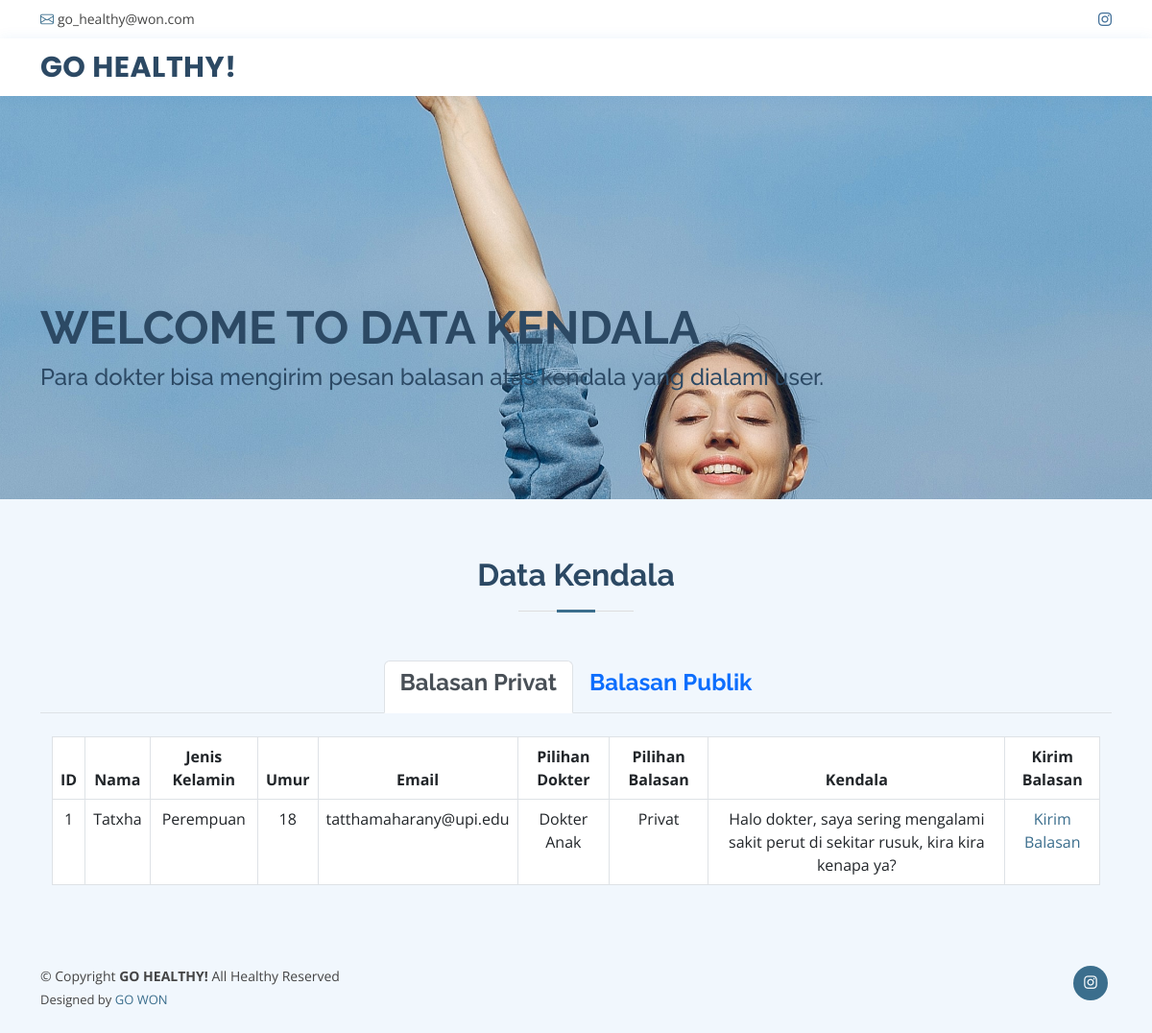
Page /go-healthy/data_kendala.php (signed in) on the committed database.
### tables this page shows
CREATE TABLE `t_kendala` (
  `id_kendala` int(11) NOT NULL AUTO_INCREMENT,
  `nama_user` varchar(50) NOT NULL,
  `id_jenis_kelamin_user` int(11) NOT NULL,
  `umur_user` int(11) NOT NULL,
  `email_user` varchar(50) NOT NULL,
  `id_pilih_dokter` int(11) NOT NULL,
  `pilihanbalasan` int(11) NOT NULL,
  `kendala_user` varchar(255) NOT NULL,
  PRIMARY KEY (`id_kendala`),
  KEY `t_user` (`id_jenis_kelamin_user`),
  KEY `pilih_dokter` (`id_pilih_dokter`),
  KEY `balasan` (`pilihanbalasan`),
  CONSTRAINT `balasan` FOREIGN KEY (`pilihanbalasan`) REFERENCES `t_jenis_kendala` (`id_pilihanbalasan`),
  CONSTRAINT `pilih_dokter` FOREIGN KEY (`id_pilih_dokter`) REFERENCES `t_jenis_spesialisasi_dokter` (`id_jenis_spesialisasi_dokter`),
  CONSTRAINT `t_user` FOREIGN KEY (`id_jenis_kelamin_user`) REFERENCES `t_jenis_kelamin` (`id_kelamin`)
);

CREATE TABLE `t_jenis_kelamin` (
  `id_kelamin` int(11) NOT NULL AUTO_INCREMENT,
  `kelamin` varchar(20) NOT NULL,
  PRIMARY KEY (`id_kelamin`)
);

CREATE TABLE `t_jenis_spesialisasi_dokter` (
  `id_jenis_spesialisasi_dokter` int(11) NOT NULL AUTO_INCREMENT,
  `nama_spesialisasi` varchar(50) NOT NULL,
  PRIMARY KEY (`id_jenis_spesialisasi_dokter`)
);

CREATE TABLE `t_jenis_kendala` (
  `id_pilihanbalasan` int(11) NOT NULL AUTO_INCREMENT,
  `jenis` varchar(20) NOT NULL,
  PRIMARY KEY (`id_pilihanbalasan`)
);

### go-healthy/function.php (called while the page is built, shortened)
<?php
    include('config.php');
    function read_kendala_privat()
    {
        global $conn;
        $query = "select `t_kendala`.`id_kendala` AS `id_kendala`,`t_kendala`.`nama_user` AS `nama_user`,`t_jenis_kelamin`.`kelamin` AS `kelamin`,`t_kendala`.`umur_user` AS `umur_user`,`t_kendala`.`email_user` AS `email_user`,`t_jenis_spesialisasi_dokter`.`nama_spesialisasi` AS `nama_spesialisasi`,`t_jenis_kendala`.`jenis` AS `jenis`,`t_kendala`.`kendala_user` AS `kendala_user` from (((`t_kendala` join `t_jenis_kelamin` on(`t_jenis_kelamin`.`id_kelamin` = `t_kendala`.`id_jenis_kelamin_user`)) join `t_jenis_spesialisasi_dokter` on(`t_jenis_spesialisasi_dokter`.`id_jenis_spesialisasi_dokter` = `t_kendala`.`id_pilih_dokter`)) join `t_jenis_kendala` on(`t_jenis_kendala`.`id_pilihanbalasan` = `t_kendala`.`pilihanbalasan`)) where `t_jenis_kendala`.`jenis` = 'Privat'";
        $eksekusi = mysqli_query($conn, $query);
        return $eksekusi;
    }
?>

### go-healthy/data_kendala.php (the view, shortened to what this page needs)
<?php
    include('function.php');
    $list_kendala_privat = read_kendala_privat();
    if (isset($_SESSION['admin_logged_in']) || isset($_SESSION['dokter_logged_in'])) {
?>
<!DOCTYPE html>
<html lang="en">
<head>
  <link href="assets/vendor/fontawesome-free/css/all.min.css" rel="stylesheet">
  <link href="assets/vendor/animate.css/animate.min.css" rel="stylesheet">
  <link href="assets/vendor/bootstrap/css/bootstrap.min.css" rel="stylesheet">
  <link href="assets/vendor/bootstrap-icons/bootstrap-icons.css" rel="stylesheet">
  <link href="assets/vendor/boxicons/css/boxicons.min.css" rel="stylesheet">
  <link href="assets/vendor/glightbox/css/glightbox.min.css" rel="stylesheet">
  <link href="assets/vendor/remixicon/remixicon.css" rel="stylesheet">
  <link href="assets/vendor/swiper/swiper-bundle.min.css" rel="stylesheet">
  <link href="assets/css/style.css" rel="stylesheet">
</head>
<body>
  <div id="topbar" class="d-flex align-items-center fixed-top">
    <div class="container d-flex justify-content-between">
      <div class="contact-info d-flex align-items-center">
      <i class="bi bi-envelope"></i> <a href="mailto:tatthamaharany@upi.edu">go_healthy@won.com</a>
      </div>
      <div class="d-none d-lg-flex social-links align-items-center">
        <a href="https://www.instagram.com/go.won_go.healthy/" class="instagram"><i class="bi bi-instagram"></i></a>
      </div>
    </div>
  </div>
  <header id="header" class="fixed-top">
    <div class="container d-flex align-items-center">
      <h1 class="logo me-auto"><a href="index.php">GO HEALTHY!</a></h1>
    </div>
  </header>
  <section id="hero" class="d-flex align-items-center">
    <div class="container">
      <h1>Welcome to DATA KENDALA</h1>
      <h2>Para dokter bisa mengirim pesan balasan atas kendala yang dialami user.</h2>
    </div>
  </section>
  <main id="main">
  <section id="faq" class="faq section-bg">
    <div class="container" data-aos="fade-up">
      <div class="section-title">
          <h2>Data Kendala</h2>
        </div>
        <ul class="nav nav-tabs d-flex justify-content-center" data-aos="fade-up" data-aos-delay="200">
          <li class="nav-item">
            <a class="nav-link active show" data-bs-toggle="tab" data-bs-target="#privat">
              <h4><b>Balasan Privat</b></h4>
            </a>
          </li>
          <li class="nav-item">
            <a class="nav-link" data-bs-toggle="tab" data-bs-target="#publik">
              <h4><b>Balasan Publik</b></h4>
            </a>
        </ul>
        <div class="tab-content align-item-center" data-aos="fade-up" data-aos-delay="300">
          <div class="tab-pane fade active show" id="privat">
            <br><br><br>
            <div class="row gy-5">
            <div class="container" data-aos="fade-up" style="width: fit-content;">
            <div class="gradient-custom-1 h-100">
              <div class="mask d-flex align-items-center h-100">
              <div class="container">
                  <div class="row justify-content-center">
                  <div class="col-12">
                      <div class="table-responsive bg-white">
                      <table class="table mb-0 table-bordered">
                        <thead>
                          <div class="gradient-custom-1 h-100">
                          <tr>
                              <th scope="col" class="text-center">ID</th>
                              <th scope="col" class="text-center">Nama</th>
                              <th scope="col" class="text-center">Jenis Kelamin</th>
                              <th scope="col" class="text-center">Umur</th>
                              <th scope="col" class="text-center">Email</th>
                              <th scope="col" class="text-center">Pilihan Dokter</th>
                              <th scope="col" class="text-center">Pilihan Balasan</th>
                              <th scope="col" class="text-center">Kendala</th>
                              <th scope="col" class="text-center">Kirim Balasan</th>
                          </tr>
                          </div>
                        </thead>
                        <?php
                          $no_kendala = 1;
                          foreach($list_kendala_privat as $v_kendala_privat)
                          {
                        ?>
                        <tbody>
                          <tr>
                            <td class="text-center"><?=$no_kendala?></td>
                            <td><?=$v_kendala_privat['nama_user']?></td>
                            <td class="text-center"><?=$v_kendala_privat['kelamin']?></td>
                            <td class="text-center"><?=$v_kendala_privat['umur_user']?> </td>
                            <td class="text-center"><?=$v_kendala_privat['email_user']?></td>
                            <td class="text-center"><?=$v_kendala_privat['nama_spesialisasi']?></td>
                            <td class="text-center"><?=$v_kendala_privat['jenis']?></td>
                            <td class="text-center"><?=$v_kendala_privat['kendala_user']?></td>
                            <td class="text-center"><a href="mailto:<?=$v_kendala_privat['email_user']?>?subject=Hi <?=$v_kendala_privat['nama_user']?>, I am <?=$v_kendala_privat['nama_spesialisasi']?> from GO HEALTHY!">Kirim Balasan</a></td>
                          </tr>
                        </tbody>
                        <?php
                          $no_kendala++;
                          }
                        ?>
                      </table>
                      </div>
                  </div>
                  </div>
              </div>
              </div>
            </div>
            </div>
            </div>
          </div>
        </div>
      </div>
    </section>
  </main>
   <footer id="footer">
      <div class="container d-md-flex py-4">
        <div class="me-md-auto text-center text-md-start">
          <div class="copyright">
            &copy; Copyright <strong><span>GO HEALTHY!</span></strong> All Healthy Reserved
          </div>
          <div class="credits">
            Designed by <a href="https://bootstrapmade.com/">GO WON</a>
          </div>
        </div>
        <div class="social-links text-center text-md-right pt-3 pt-md-0">
          <a href="https://www.instagram.com/go.won_go.healthy/" class="instagram"><i class="bx bxl-instagram"></i></a>
        </div>
    </div>
  </footer>
</body>
</html>
<?php
}
else
{
  header('Location:login/loginpage.php');
}
?>

### go-healthy/assets/css/style.css (style rules this page uses)
body { font-family: "Open Sans", sans-serif; color: #444444; }
a { color: #3B6E8D; text-decoration: none; }
h1, h2, h3, h4, h5, h6 { font-family: "Raleway", sans-serif; }
#topbar { background: #fff; height: 40px; font-size: 14px; transition: all 0.5s; z-index: 996; }
#topbar .contact-info a { line-height: 1; color: #444444; transition: 0.3s; }
#topbar .contact-info i { color: #3B6E8D; padding-right: 4px; margin-left: 15px; line-height: 0; }
#topbar .contact-info i:first-child { margin-left: 0; }
#topbar .social-links a { color: #437099; padding-left: 15px; display: inline-block; line-height: 1px; transition: 0.3s; }
#topbar .social-links a:first-child { border-left: 0; }
#header { background: #fff; transition: all 0.5s; z-index: 997; padding: 15px 0; top: 40px; box-shadow: 0px 2px 15px rgba(25, 119, 204, 0.1); }
#header .logo { font-size: 30px; margin: 0; padding: 0; line-height: 1; font-weight: 700; letter-spacing: 0.5px; font-family: "Poppins", sans-serif; }
#header .logo a { color: #2c4964; }
#hero { width: 100%; height: 90vh; background: url("../img/hero2.jpg") top center; background-size: cover; margin-bottom: -200px; }
#hero .container { position: relative; }
#hero h1 { margin: 0; font-size: 48px; font-weight: 700; line-height: 56px; text-transform: uppercase; color: #2c4964; }
#hero h2 { color: #2c4964; margin: 10px 0 0 0; font-size: 24px; }
@media (min-width: 1024px) { #hero { background-attachment: fixed; } }
section { padding: 60px 0; overflow: hidden; }
.section-bg { background-color: #f1f7fd; }
.section-title { text-align: center; padding-bottom: 30px; }
.section-title h2 { font-size: 32px; font-weight: bold; margin-bottom: 20px; padding-bottom: 20px; position: relative; color: #2c4964; }
.section-title h2::before { content: ""; position: absolute; display: block; width: 120px; height: 1px; background: #ddd; bottom: 1px; left: calc(50% - 60px); }
.section-title h2::after { content: ""; position: absolute; display: block; width: 40px; height: 3px; background: #3B6E8D; bottom: 0; left: calc(50% - 20px); }
#footer { color: #444444; font-size: 14px; background: #f1f7fd; }
#footer .credits { padding-top: 5px; font-size: 13px; color: #444444; }
#footer .social-links a { font-size: 18px; display: inline-block; background: #3B6E8D; color: #fff; line-height: 1; padding: 8px 0; margin-right: 4px; border-radius: 50%; text-align: center; width: 36px; height: 36px; transition: 0.3s; }

### rows in the picture
t_kendala: nama_user "Tatxha", id_jenis_kelamin_user.kelamin "Perempuan", umur_user "18", email_user "tatthamaharany@upi.edu", id_pilih_dokter.nama_spesialisasi "Dokter Anak", pilihanbalasan.jenis "Privat", kendala_user "Halo dokter, saya sering mengalami sakit perut di sekitar rusuk, kira kira kenapa ya?"
